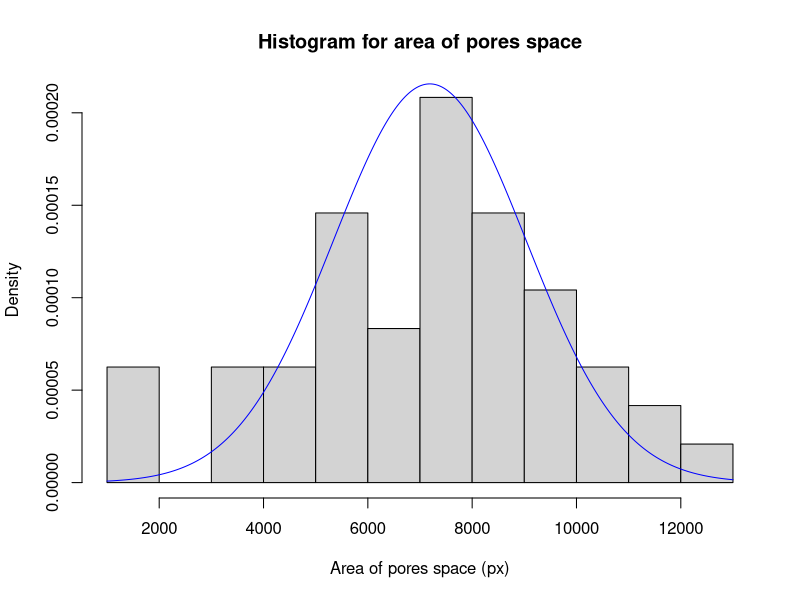
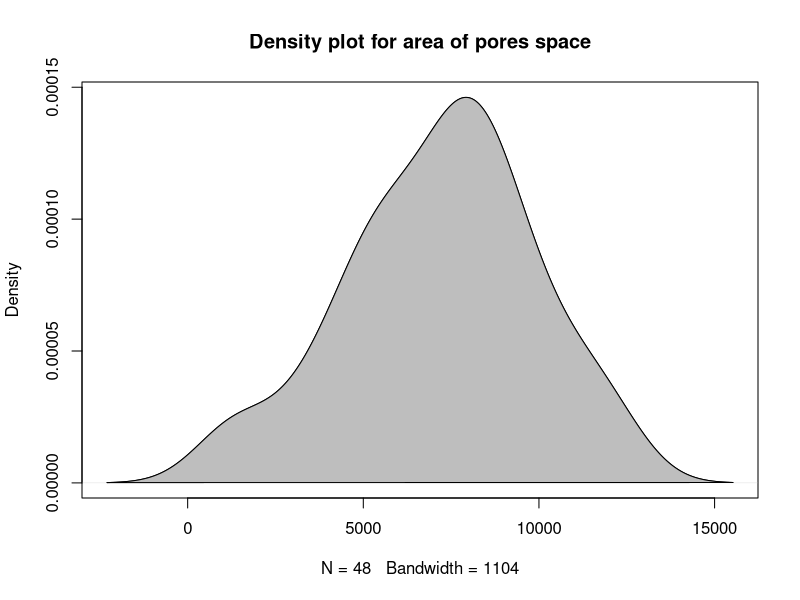
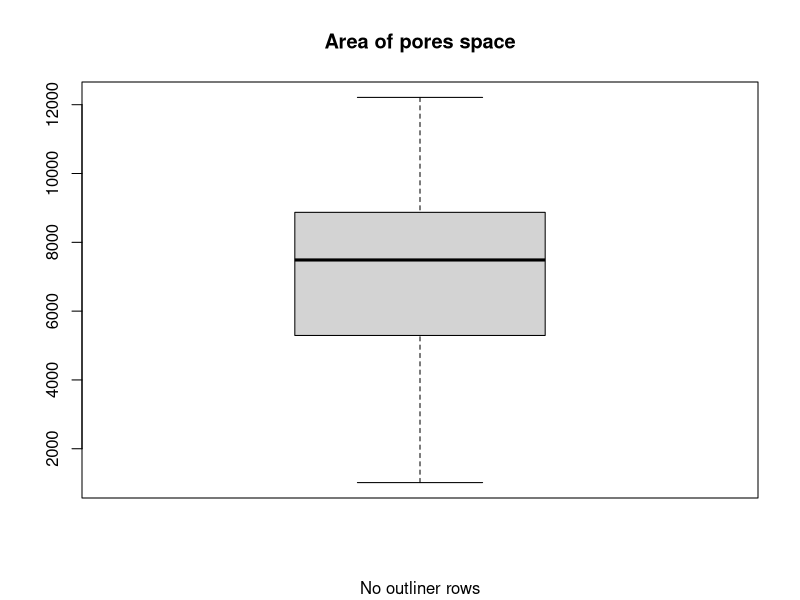
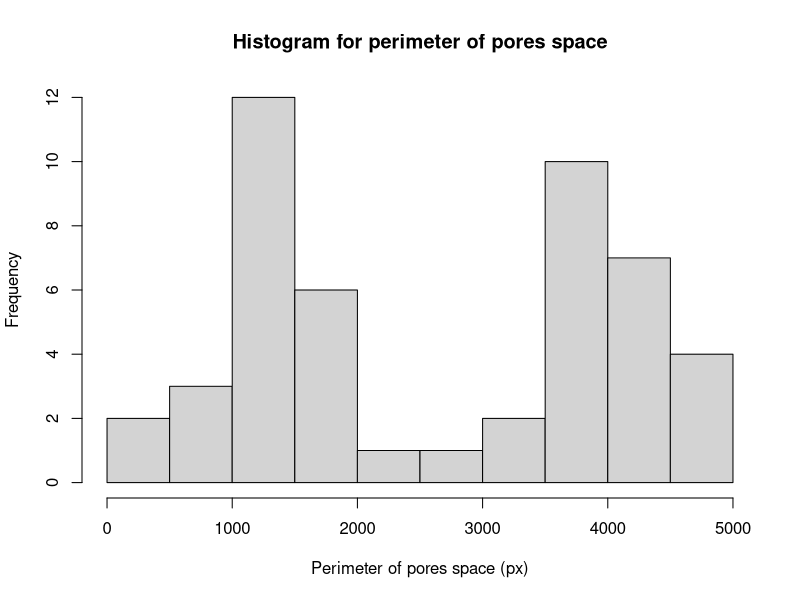
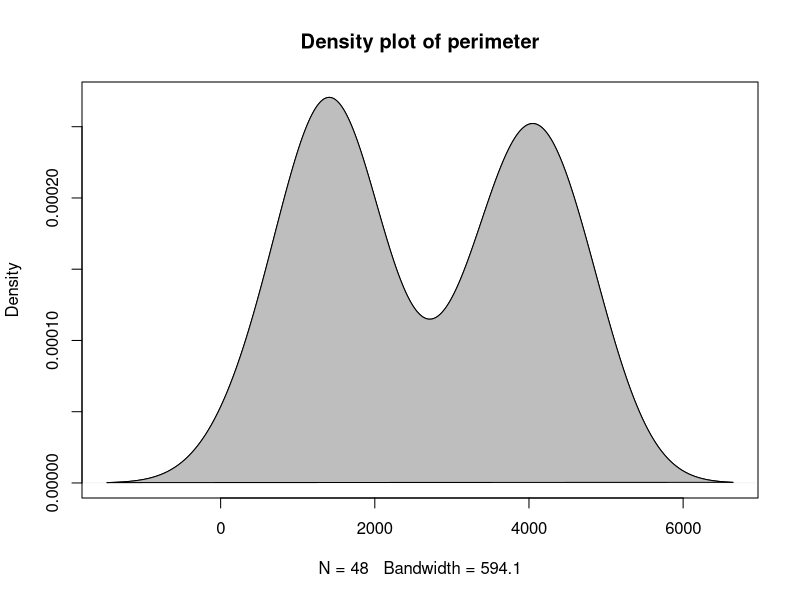
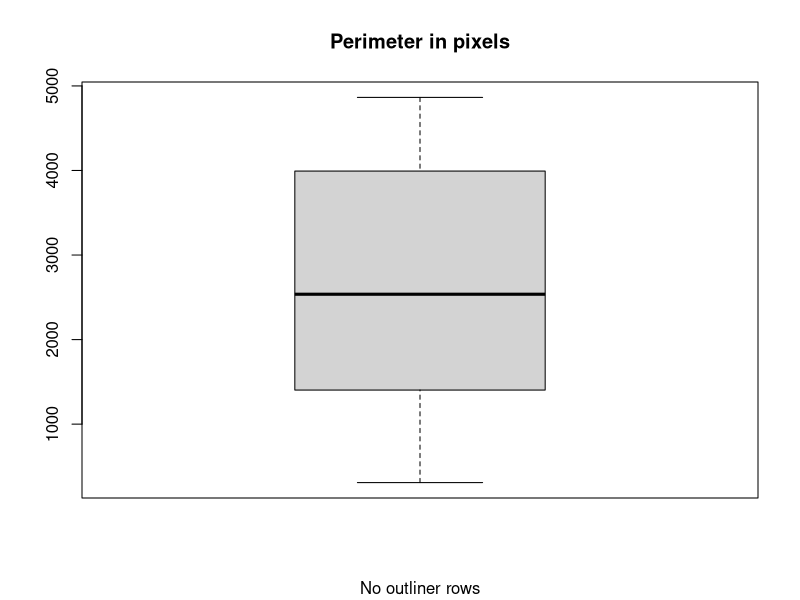
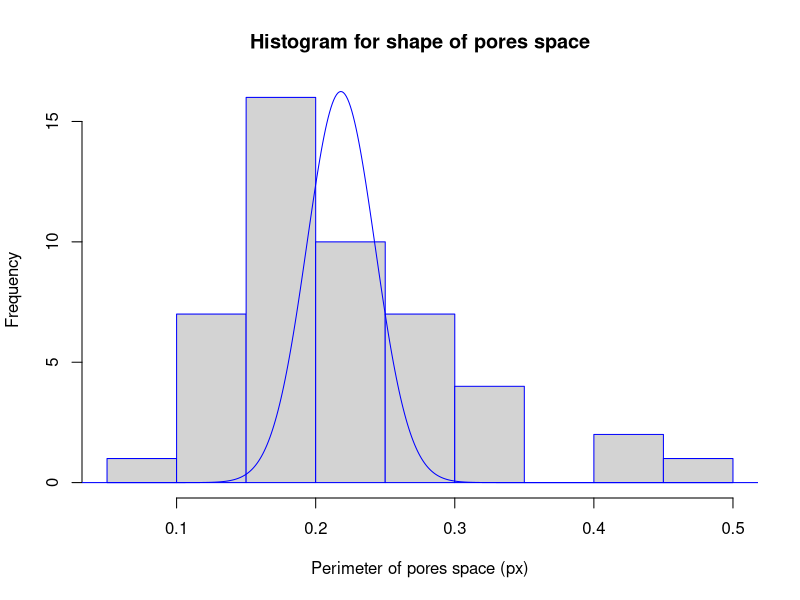
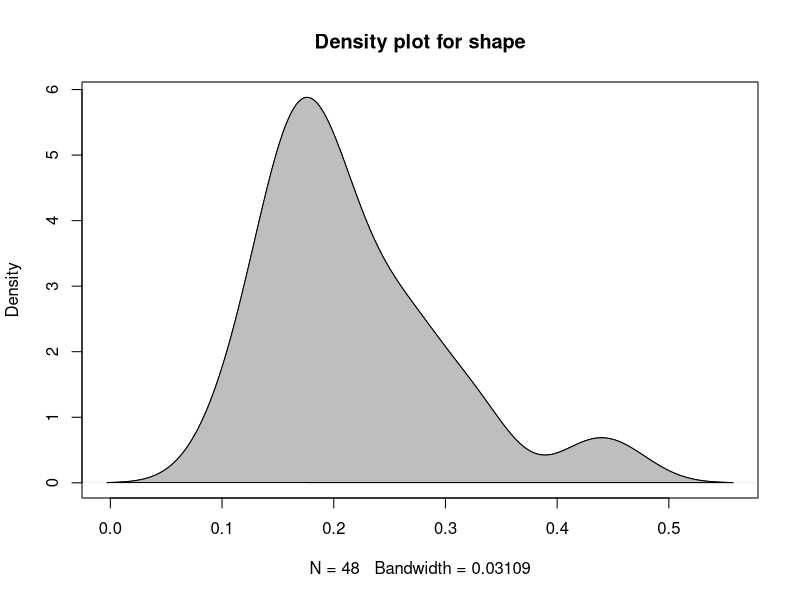

Reproduce these figures in R, in order.
head(rock)  # display the first 6 observations
attach(rock)

h1 <- hist(area,
           main="Histogram for area of pores space",
           xlab="Area of pores space (px)",
           freq = F,
           breaks=13)
t <- seq(1000, 13000, 0.1)
lines(t, dnorm(t, mean(area), 1850), col="blue")

plot(density(area), main = "Density plot for area of pores space")
polygon(density(area), col="gray")

boxplot(area, main="Area of pores space", sub = paste("No outliner rows"));

h2 <- hist(peri,
           main="Histogram for perimeter of pores space",
           xlab="Perimeter of pores space (px)",
           breaks=13)

plot(density(peri), main="Density plot of perimeter")
polygon(density(peri), col="gray")

boxplot(peri, main="Perimeter in pixels", sub = paste("No outliner rows"));

h3 <- hist(shape,
           main="Histogram for shape of pores space",
           xlab="Perimeter of pores space (px)",
           ylab="Frequency", 
           border="blue",
           breaks=13)
lines(seq(0, 1, by=0.001), dnorm(seq(0, 1, by=0.001), mean(shape), sd(shape)/3.4), col="blue")

plot(density(shape), main="Density plot for shape")
polygon(density(shape), col="gray")

outliers <- boxplot(shape,
                    main="Shape - Perimeter / sqrt (area)", 
                    sub = paste("Outliner rows: ", paste(boxplot.stats(shape)$out, collapse=' and ')
                    ));
# We will check if the ouliers should be taken into consideration. The variables with a large shape of pores, but with a lower 
# permeability will be extracted from the data. Further investigations must be conducted on this variables(for this it must be 
# taken into consideration others parameters, like the nature of the rock and how the pores are arranged and if they are
# connected) and then decided how they influence the fenomen of permeability.


#Checking the three outlier's permeability values, we observed that two of them have the permeability 1300, while the other one
#coresponds with a permeability of 100. So we decided to get rid of it because we consider it will badly affect our model.
rock_initial <- rock
rock <- rock[-c(38),]

h4 <- hist(perm,
           main="Histogram for permeability",
           xlab="Permeability",
           ylab="Frequency", 
           border="blue",
           breaks=13)

plot(density(perm), main="Density plot for permeability")
polygon(density(perm), col="gray")

boxplot(rock_initial$perm, main="Permeability in mili-Darcies", sub = paste("No outliner rows"));

scatter.smooth(x=shape, y = perm, xlab = "Forma", ylab = "Permeabilitatea" , main = " Forma porilor ~ Permeabilitatea");

scatter.smooth(x=shape, y = perm, xlab = "Forma", ylab = "Permeabilitatea" , main = " Forma porilor ~ Permeabilitatea");

library(e1071)
par(mfrow=c(1, 2))
plot(density(shape), main="Density Ploot: Shape", ylab="Frequency"
     , sub= paste("Skewness:", round(e1071::skewness(shape), 2)))
polygon(density(shape), col="red")
plot(density(perm), main="Density Ploot: Permeabillity", ylab="Frequency"
     , sub= paste("Skewness:", round(e1071::skewness(perm), 2)))
polygon(density(perm), col="red")

cor(shape, perm)

linearMod <- lm(perm ~ shape, data=rock) #build linear regression model
print(linearMod)

summary(linearMod)
AIC(linearMod)


modelSummary <- summary(linearMod) #capture model summary as an object
modelCoefficients <- modelSummary$coefficients # model coefficients
beta_estimate <- modelCoefficients["shape", "Estimate"] # get beta estimate for shape
standard_error <- modelCoefficients["shape", "Std. Error"] # gets standard errror for shape
t_value <- beta_estimate/standard_error # calculate t-statistic
p_value <- 2*pt(-abs(t_value), df=nrow(rock)-ncol(rock)) #calculate the p-value
f_statistic <- linearMod$fstatistic[1] # fstatistic
f <- summary(linearMod)$fstatistic 
model_p <- pf(f[1], f[2], f[3], lower=FALSE)

AIC(linearMod)
BIC(linearMod)

trainingRowIndex <- sample(1:nrow(rock), 0.8*nrow(rock))
trainingData <- rock[trainingRowIndex, ]
testData <- rock[-trainingRowIndex, ]

lmMod <- lm(perm ~ shape, data=trainingData)
permPrediction <- predict(lmMod, testData)
summary(lmMod)
AIC(lmMod)

summary(lmMod)
AIC(lmMod)

actuals_preds <- data.frame(cbind(actuals=testData$perm, predicteds = permPrediction))
correlation_accuracy <- cor(actuals_preds, )
correlation_accuracy

min_max_accuracy <- mean(apply(actuals_preds, 1, min) / apply(actuals_preds, 1, max))  
mape <- mean(abs((actuals_preds$predicteds - actuals_preds$actuals)) / actuals_preds$actuals)

library(tidyverse)
library(caret)

trainingData.control <- trainControl(method = "cv", number = 10)

model <- train(perm ~ shape, data = rock, method = "lm",
               trControl = trainingData.control)

print(model)

new <- data.frame(norm = rnorm(47, mean = mean(area), sd = sd(area)))
rock_n_norm <- cbind(rock, new)



trainingRowIndex_m <- sample(1:nrow(rock_n_norm), 0.8 * nrow(rock_n_norm))
trainingData <- rock_n_norm[trainingRowIndex_m, ]
testData <- rock_n_norm[-trainingRowIndex_m, ]

lmMod_m <- lm(perm ~ norm + peri, data = trainingData)
permPred_m <- predict(lmMod_m, testData)

summary(lmMod_m)

actual_preds <- data.frame(cbind(actuals=testData$perm, predicteds=permPred_m))
correlation_accuracy <- cor(actual_preds)
head(actual_preds, 25)

trainingData.control <- trainControl(method = "cv", number = 10)

model <- train(perm ~ norm + peri, data = rock_n_norm, method = "lm",
               trControl = trainingData.control)

model




frepcomgen <- function(n,m){
  mat <- matrix(sample(1:10000, (n + 1) * (m + 1), replace=TRUE) , nrow = n + 1, ncol = m + 1)
  
  #     mat <- matrix(1:(n*m), nrow = n + 1, ncol = m + 1)
  mat[n + 1,] <- 0
  mat[,m + 1] <- 0
  
  for (i in 1 : n){
    s <- 0
    
    for (j in 1 : m){
      s <- s + mat[i, j]
    }
    mat[i, m + 1] <- s
  }
  total <- 0
  for (j in 1: m){
    s <- 0
    
    for (i in 1: n){
      s <- s + mat[i, j]
    }
    total <- total + s
    mat[n + 1,j] <- s
  }
  mat[n + 1, m + 1] <- total
  mat <- mat / total
  #     mat[1,] = NaN
  #     mat[,1] = NaN
  return (mat)
}

res = frepcomgen(2, 3)

fcomplrepcom <- function(mat, n, m){
  mat[1,m+1] = 2 - sum(mat[,m + 1], na.rm = T)
  mat[n + 1, 1] = 2 - sum(mat[n + 1,], na.rm = T)
  
  for (i in 2:m){
    mat[1,i] <- 2 * mat[n + 1, i] - sum(mat[,i], na.rm = T)
  }
  for (i in 1:n){
    mat[i,1] <- 2 * mat[i, m + 1] - sum(mat[i,], na.rm = T)
  }
  return (mat)
}

result <- fcomplrepcom(res, 2, 3)

